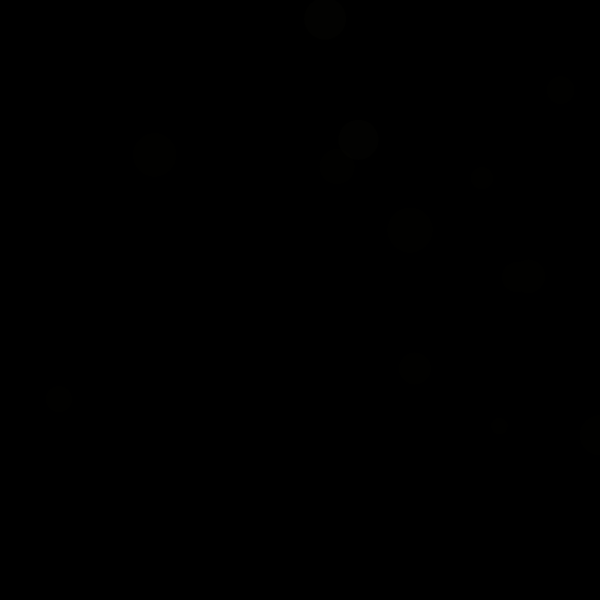
Frame 1 (no input)
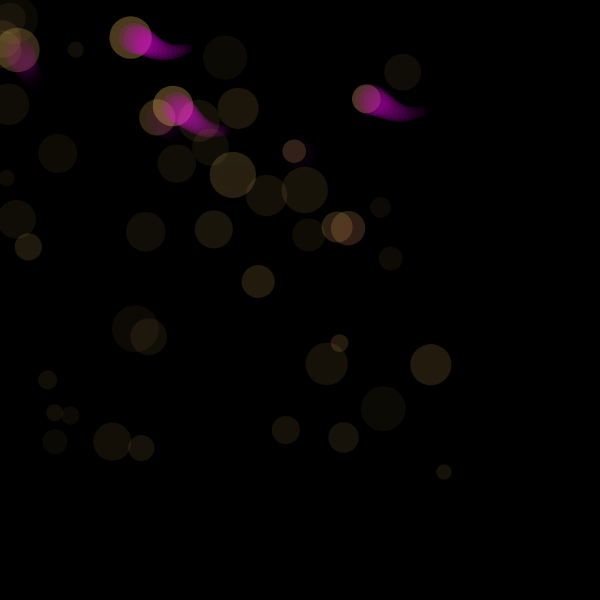
Frame 60 (no input)
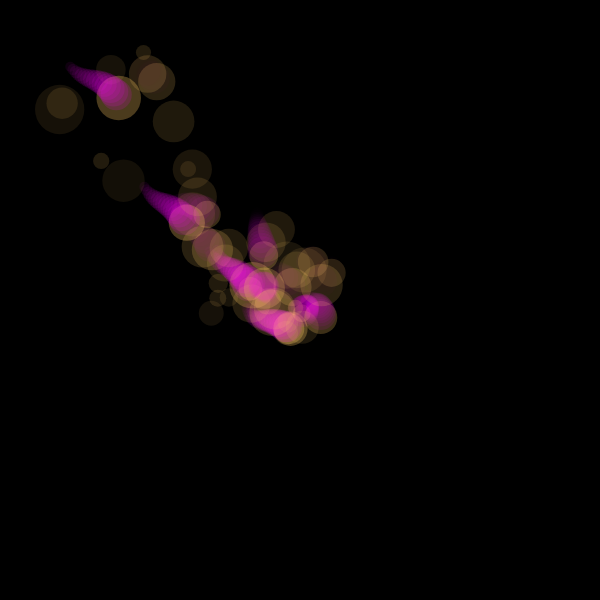
Frame 120 (the mouse pressed at the canvas centre since frame 60)

The p5.js sketch that drew these frames (run headless with seeded random() and noise() and a simulated clock; from frame 60 on, the mouse is pressed at the canvas centre):

// p5.js sketch
// ── sketch.js

'use strict ';

let movers = [];
function setup() {

    blendMode( ADD );
    createCanvas( 600, 600 );

    for ( let i = 0; i < 50; i++ ) {

        createMover();

    }

}

function draw() {

    background( 0 );

    let time = millis() * 0.02;
    //console.log( time );

    // our mouse vector
    let mouse = createVector( mouseX, mouseY );

    // iterate through our movers array
    for ( let i = 0; i < movers.length; i++ ) {

        // movers accelerate towards the mouse
        let distance = p5.Vector.sub( mouse, movers[i].position );
        distance.normalize();
        distance.mult( 0.2 );

        movers[i].acceleration = distance;

        movers[i].update( time );
        movers[i].display();

        // if a movers life count get to its lifeSpan
        if ( movers[i].life > movers[i].lifeSpan ) {

            // remove it from the array
            movers.splice( i, 1 );

        }

    }
        // every 120 frames
        if ( frameCount % 120 == 0 ) {

            // add another mover
            console.log( "another mover!" );
            createMover();

        }

}

function createMover() {

    let mover = new Mover();
    mover.position = createVector( random( width ), random( height ) );
    mover.size = random( 15, 50 );
    mover.lifeSpan = random( 100, 1275 );
    movers.push( mover );

}

function Mover() {

    this.position = createVector( 0, 0 );
    this.velocity = createVector( 0, 0 );
    this.acceleration = createVector( 0, 0 );
    this.size = 20;
    this.topSp = 5  - ( this.size * 0.05 );
    this.lifeSpan = 255;
    this.life = 0;

    this.col = color( 255, 200, 100, 100 );
    this. history = [];

    this.update = function( t ) {

        this.wiggle = createVector( 0, sin( t ) * 0.5 );

        //update history
        if ( this.history.length >= 15 ) {

            // remove first element
            this.history.shift();

        }
        // add another to the end
        this.history.push(
            {
                x: this.position.x,
                y: this.position.y
            }
        )

        this.acceleration.add( this.wiggle );
        // update position
        this.velocity.add( this.acceleration );
        this.velocity.limit( this.topSp );
        this.position.add( this.velocity );

        // update life
        this.life += 1;

    }

    this.display = function() {

        let transparency = sin( ( ( this.life  / this.lifeSpan ) * PI ) % PI ) * 75;
        noStroke();
        fill( red( this.col ), green( this.col ), blue( this.col ), transparency
     );
        ellipse( this.position.x, this.position.y, this.size, this.size );

        if ( this.history.length > 4 ) {
            noStroke();
            for ( let i = 0; i < this.history.length; i++ ) {

                fill( 255, 0, 255, transparency - 60 + ( i * 1.5 ) );
                //fill( 255, 0, 255, ( 30 + ( i * 10 ) ) - this.life * 0.2 );
                ellipse( this.history[i].x, this.history[i].y, 10 + ( i * 1.5 ), 10 + ( i * 1.5 ) );

            }
        }

    }

}
